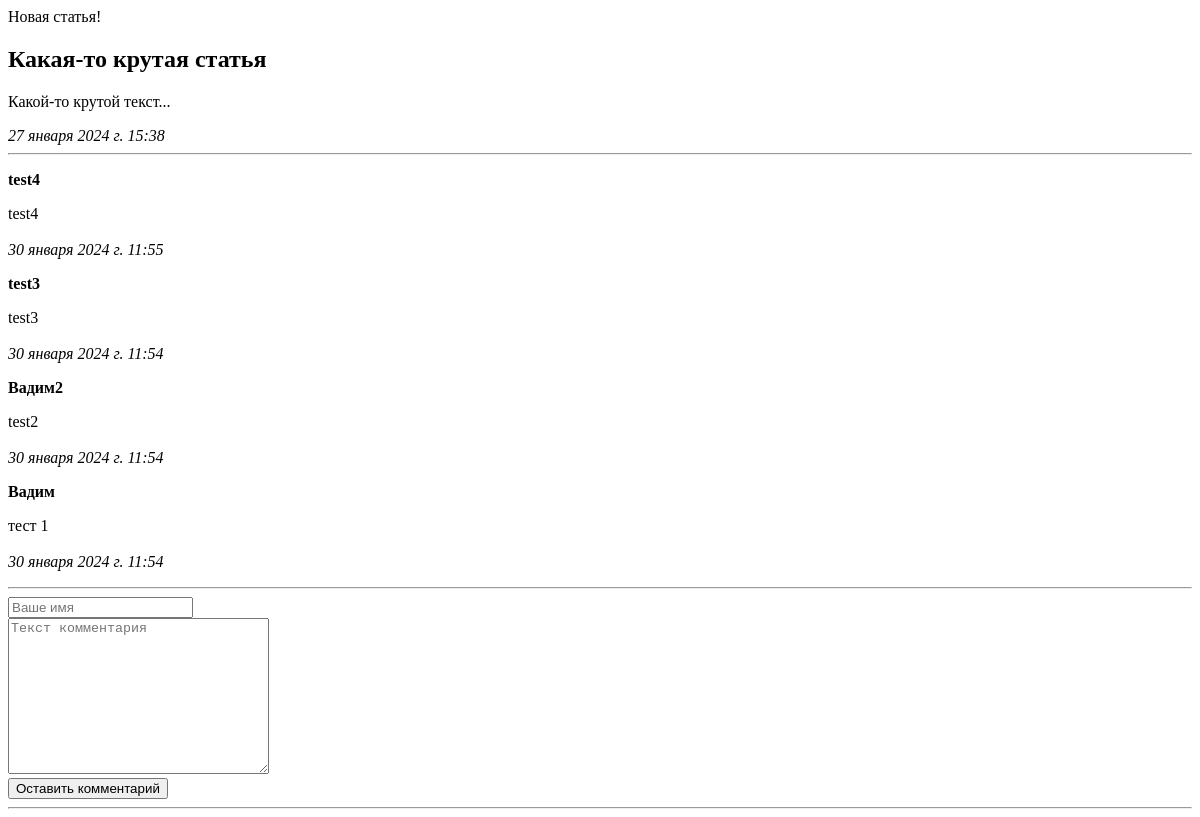
The app's page /articles/1/, older data.
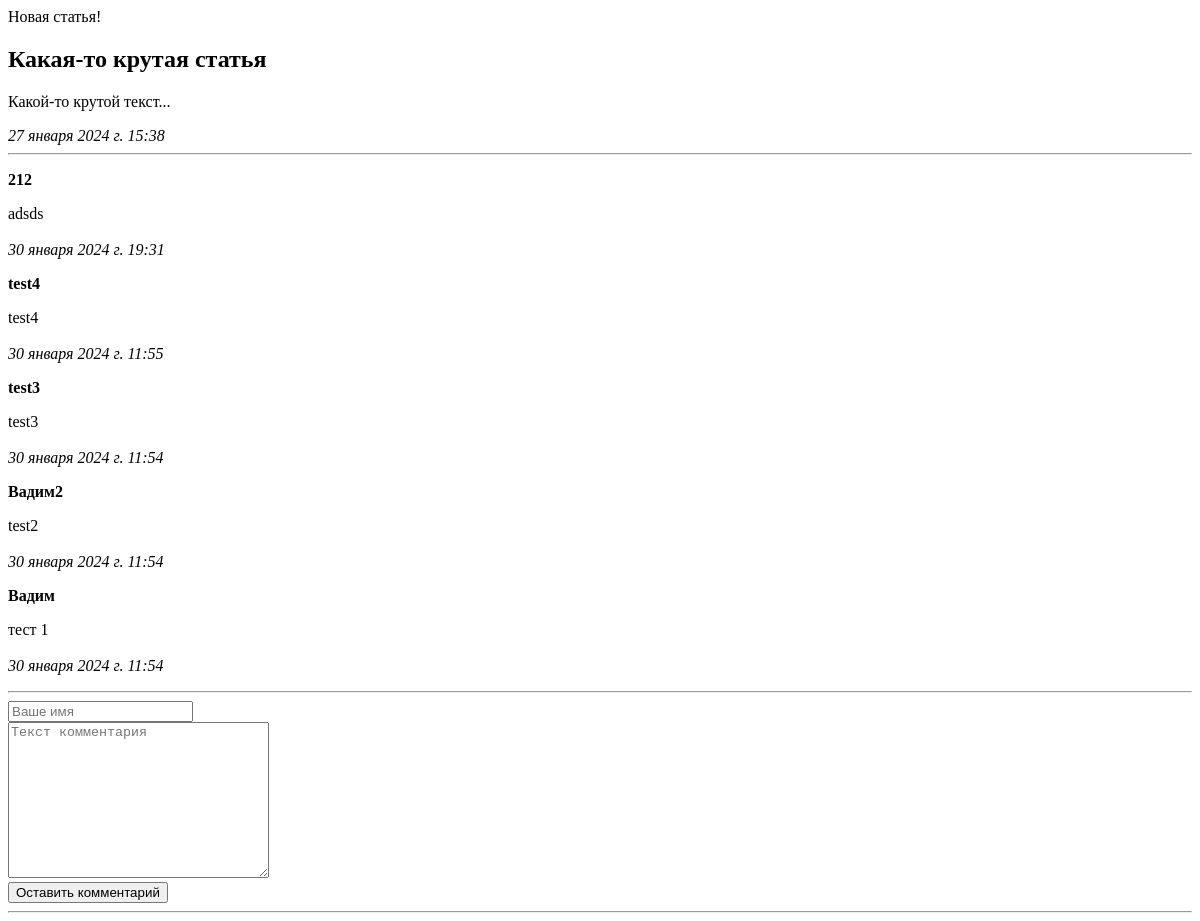
The same page, newer data.
### Articles/apps/articleapp/models.py (models this page shows, shortened)
class Comment(models.Model):
    article = models.ForeignKey(Article,on_delete=models.CASCADE)
    author_name = models.CharField('имя автора', max_length=50)
    comment_text = models.CharField('текст комментария', max_length=200)
    pub_date = models.DateTimeField(default=timezone.now)
    class Meta:
        verbose_name = 'Комментарий'
        verbose_name_plural = 'Комментарии'

### Articles/apps/articleapp/views.py (the view)
# urls.py: path('<int:article_id>/', views.detail, name='detail'),
def detail(request, article_id):
    try:
        a = Article.objects.get(id = article_id)
    except:
        raise Http404('Статья не найдена!')
    latest_comments_list = a.comment_set.order_by('-id')[:10]
    return render(request, 'articles/detail.html', {'article': a, 'latest_comments_list': latest_comments_list})

### Articles/apps/articleapp/models.py (called while the page is built)
    def was_published_recently(self):
        return self.pub_date >= (timezone.now() - datetime.timedelta(days=7))

### Articles/apps/articleapp/templates/articles/detail.html (shortened to what this page needs)
{% extends 'base.html' %}
{% block content %}
{% if article.was_published_recently %}
Новая статья!
{% endif %}
<h2>{{ article.article_title }}</h2>
<p>{{ article.article_text }}</p>
<em>{{ article.pub_date }}</em>
<hr>
{% if latest_comments_list %}
    {% for c in latest_comments_list %}
        <p>
            <strong>{{ c.author_name }}</strong>
            <p>{{ c.comment_text }}<br><br>
            <em>{{ c.pub_date }}</em>
            </p>
        </p>
    {% endfor %}
{% else %}
    Комментариев пока нет.
{% endif %}
<hr>
<form action="{% url 'articles:leave_comment' article.id %}" method="POST">
    <input type="text" required placeholder="Ваше имя" name="name">
    <br>
    <textarea name="text" required placeholder="Текст комментария" cols="30" rows="10"></textarea>
    <br>
    <button type="submit">Оставить комментарий</button>
</form>
<hr>
{% endblock %}

Row changes from the older to the newer data that the page shows:
added Comment: author_name "212", comment_text "adsds", pub_date "30 января 2024 г. 19:31"
